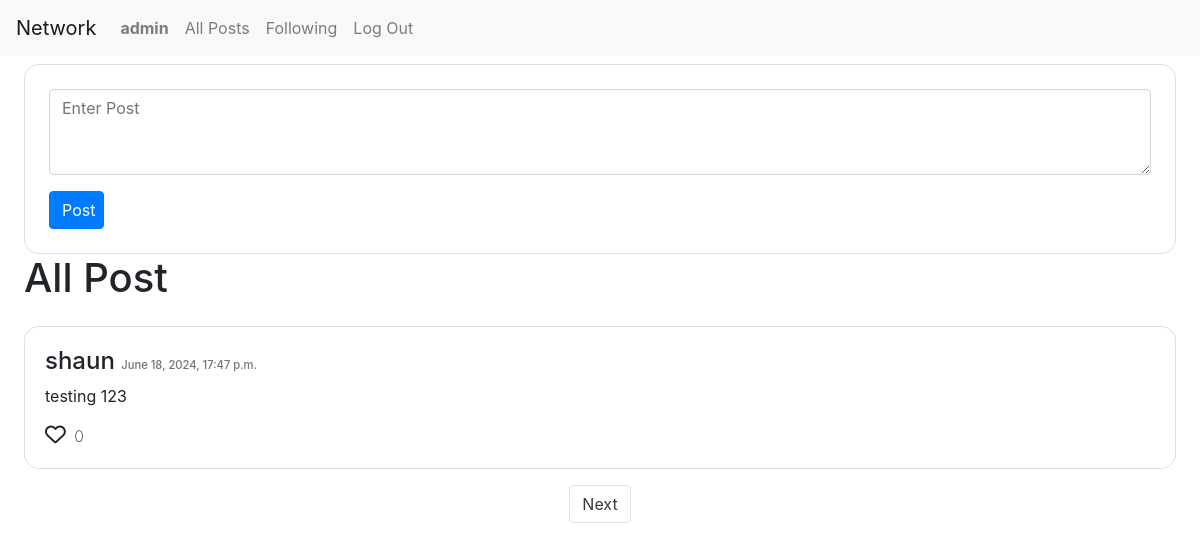
/ (signed in), run on an earlier commit of the app's database.
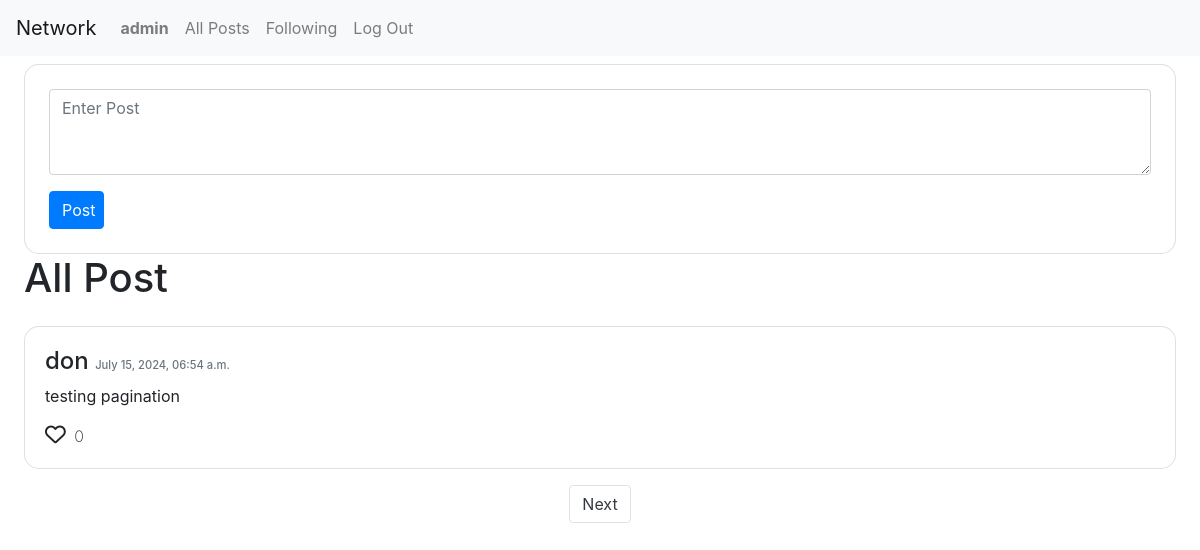
And on a later commit of the database.
### network/models.py (models this page shows, shortened)
class User(AbstractUser):
    pass

class Post(models.Model):
    content = models.TextField()
    user= models.ForeignKey('User', on_delete=models.CASCADE, related_name="user_post")
    timestamp= models.DateTimeField(auto_now_add=True)

### network/views.py (the view, shortened to what this page needs)
# urls.py: path("", views.index, name="index"),
def index(request):
    posts = Post.objects.all().order_by("-timestamp")
    page = request.GET.get("page")
    page_posts = paginator(posts,page)
    return render(request, "network/index.html", {
        "page_posts": page_posts,
        })

### network/views.py (called while the page is built)
def paginator(posts, page):
     paginator = Paginator(posts, 1)
     page_posts = paginator.get_page(page)
     return page_posts

### network/templates/network/index.html (shortened to what this page needs)
{% extends "network/layout.html" %} {% block body %}
<div class="py-2 px-4" id="index">
  {% if user.is_authenticated %}
  <form action="{% url 'index' %}" method="post" id="new_post" class="card">
    <div class="form-group">
      <textarea
        class="form-control"
        id="exampleFormControlTextarea1"
        name="content"
        rows="3"
        placeholder="Enter Post"
      ></textarea>
    </div>
    <input class="btn btn-primary" type="submit" value="Post" />
  </form>
  {% endif %}
  <div id="posts" class="d-flex flex-column">
    <h1>All Post</h1>
    {% for post in page_posts %}
    <div class="card mt-3">
      <div class="card-body">
        <h4>
          <a href="{% url "profile" post.user.id %}">{{post.user.username}}</a>
          <span class="text-muted">{{ post.timestamp|date:"F d, Y, H:i a" }}</span>
        </h4>
        <p class="card-text">{{post.content}}</p>
        <a href="#" class="red-link"><i class="fa-regular fa-heart"></i></a>
        <span class="ml-1">0</span>
      </div>
    </div>
    {% endfor %}
    <nav aria-label="Page navigation example" class="mt-3 d-flex justify-content-center">
      <ul class="pagination">
        {% if page_posts.has_next %}
          <li class="page-item"><a class="page-link text-dark" href="?page={{page_posts.next_page_number}} ">Next</a></li>
        {% endif %}
      </ul>
    </nav>
  </div>
</div>
{% endblock %}

### network/templates/network/layout.html (shortened to what this page needs)
{% load static %}
<!DOCTYPE html>
<html lang="en">
  <head>
    <link
      rel="stylesheet"
      href="https://stackpath.bootstrapcdn.com/bootstrap/4.4.1/css/bootstrap.min.css"
    />
    <link href="{% static 'network/styles.css' %}" rel="stylesheet" />
  </head>
  <body>
    <nav class="navbar navbar-expand-lg navbar-light bg-light">
      <a class="navbar-brand" href="{% url "index" %}">Network</a>
      <div>
        <ul class="navbar-nav mr-auto">
          {% if user.is_authenticated %}
          <li class="nav-item">
            <a class="nav-link" href="{% url "profile" user.id %}"
              ><strong>{{ user.username }}</strong></a
            >
          </li>
          {% endif %}
          <li id="allPosts" class="nav-item">
            <a  class="nav-link" href="{% url "posts_route" 'all' %}">All Posts</a>
          </li>
          {% if user.is_authenticated %}
          <li id="fllwnPosts" class="nav-item">
            <a class="nav-link" href="{% url "posts_route" 'following' %}">Following</a>
          </li>
          <li class="nav-item">
            <a class="nav-link" href="{% url 'logout' %}">Log Out</a>
          </li>
          {% endif %}
        </ul>
      </div>
    </nav>
    <div class="body">{% block body %} {% endblock %}</div>
  </body>
</html>

### network/static/network/styles.css (style rules this page uses)
.card { border-radius: 15px; }
div#index form { padding: 1.5rem; }
div#index form input[type='submit'] { width: 5%; }
h4 span.text-muted { font-size: 0.7rem; }
a { text-decoration: none; color: inherit; }
i.fa-heart { font-size: 1.3rem; }
a.red-link + span { font-size: 1rem; font-weight: 200; }

What changed in the data, as far as the page shows it:
no longer on this page (row unchanged): Post: user.username "shaun", timestamp "June 18, 2024, 17:47 p.m.", content "testing 123"
added Post: user.username "don", timestamp "July 15, 2024, 06:54 a.m.", content "testing pagination"
